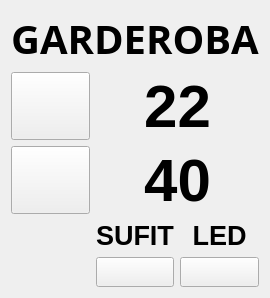
           <widget class="QWidget" name="wardrobe_widget" native="true">
            <property name="sizePolicy">
             <sizepolicy hsizetype="Expanding" vsizetype="Preferred">
              <horstretch>0</horstretch>
              <verstretch>0</verstretch>
             </sizepolicy>
            </property>
            <property name="styleSheet">
             <string notr="true">QWidget#wardrobe_widget {border: 4px ridge rgb(170, 170, 170)}</string>
            </property>
            <layout class="QGridLayout" name="gridLayout_7">
             <item row="0" column="0">
              <layout class="QGridLayout" name="sum_war_layout">
               <item row="4" column="3">
                <widget class="QPushButton" name="sum_war_led">
                 <property name="sizePolicy">
                  <sizepolicy hsizetype="Minimum" vsizetype="Minimum">
                   <horstretch>0</horstretch>
                   <verstretch>0</verstretch>
                  </sizepolicy>
                 </property>
                 <property name="minimumSize">
                  <size>
                   <width>30</width>
                   <height>30</height>
                  </size>
                 </property>
                 <property name="styleSheet">
                  <string notr="true">border-image: url(:/bitmaps/led_off.svg)</string>
                 </property>
                 <property name="text">
                  <string/>
                 </property>
                </widget>
               </item>
               <item row="1" column="2" colspan="2">
                <widget class="QLabel" name="sum_war_temp">
                 <property name="sizePolicy">
                  <sizepolicy hsizetype="Preferred" vsizetype="Minimum">
                   <horstretch>0</horstretch>
                   <verstretch>0</verstretch>
                  </sizepolicy>
                 </property>
                 <property name="font">
                  <font>
                   <family>Ubuntu</family>
                   <pointsize>45</pointsize>
                   <weight>75</weight>
                   <bold>true</bold>
                  </font>
                 </property>
                 <property name="text">
                  <string>22</string>
                 </property>
                 <property name="alignment">
                  <set>Qt::AlignCenter</set>
                 </property>
                </widget>
               </item>
               <item row="2" column="2" colspan="2">
                <widget class="QLabel" name="sum_war_hum">
                 <property name="sizePolicy">
                  <sizepolicy hsizetype="Preferred" vsizetype="Minimum">
                   <horstretch>0</horstretch>
                   <verstretch>0</verstretch>
                  </sizepolicy>
                 </property>
                 <property name="font">
                  <font>
                   <family>Ubuntu</family>
                   <pointsize>45</pointsize>
                   <weight>75</weight>
                   <bold>true</bold>
                  </font>
                 </property>
                 <property name="text">
                  <string>40</string>
                 </property>
                 <property name="alignment">
                  <set>Qt::AlignCenter</set>
                 </property>
                </widget>
               </item>
               <item row="4" column="2">
                <widget class="QPushButton" name="sum_war_light">
                 <property name="sizePolicy">
                  <sizepolicy hsizetype="Minimum" vsizetype="Minimum">
                   <horstretch>0</horstretch>
                   <verstretch>0</verstretch>
                  </sizepolicy>
                 </property>
                 <property name="minimumSize">
                  <size>
                   <width>30</width>
                   <height>30</height>
                  </size>
                 </property>
                 <property name="styleSheet">
                  <string notr="true">border-image: url(:/bitmaps/bulb_off.svg)</string>
                 </property>
                 <property name="text">
                  <string/>
                 </property>
                </widget>
               </item>
               <item row="0" column="1" colspan="3">
                <widget class="QLabel" name="wardrobe_label">
                 <property name="sizePolicy">
                  <sizepolicy hsizetype="Preferred" vsizetype="Maximum">
                   <horstretch>0</horstretch>
                   <verstretch>0</verstretch>
                  </sizepolicy>
                 </property>
                 <property name="font">
                  <font>
                   <family>Ink Free</family>
                   <pointsize>30</pointsize>
                   <weight>75</weight>
                   <bold>true</bold>
                  </font>
                 </property>
                 <property name="text">
                  <string>GARDEROBA</string>
                 </property>
                 <property name="alignment">
                  <set>Qt::AlignCenter</set>
                 </property>
                </widget>
               </item>
               <item row="1" column="1">
                <widget class="QPushButton" name="sum_war_temp_icon">
                 <property name="sizePolicy">
                  <sizepolicy hsizetype="Minimum" vsizetype="Minimum">
                   <horstretch>0</horstretch>
                   <verstretch>0</verstretch>
                  </sizepolicy>
                 </property>
                 <property name="minimumSize">
                  <size>
                   <width>30</width>
                   <height>30</height>
                  </size>
                 </property>
                 <property name="styleSheet">
                  <string notr="true">border-image: url(:/bitmaps/thermometer.svg)</string>
                 </property>
                 <property name="text">
                  <string/>
                 </property>
                </widget>
               </item>
               <item row="2" column="1">
                <widget class="QPushButton" name="sum_war_hum_icon">
                 <property name="sizePolicy">
                  <sizepolicy hsizetype="Minimum" vsizetype="Minimum">
                   <horstretch>0</horstretch>
                   <verstretch>0</verstretch>
                  </sizepolicy>
                 </property>
                 <property name="minimumSize">
                  <size>
                   <width>30</width>
                   <height>30</height>
                  </size>
                 </property>
                 <property name="styleSheet">
                  <string notr="true">border-image: url(:/bitmaps/humidity.svg)</string>
                 </property>
                 <property name="text">
                  <string/>
                 </property>
                </widget>
               </item>
               <item row="3" column="3">
                <widget class="QLabel" name="label_5">
                 <property name="sizePolicy">
                  <sizepolicy hsizetype="Preferred" vsizetype="Minimum">
                   <horstretch>0</horstretch>
                   <verstretch>0</verstretch>
                  </sizepolicy>
                 </property>
                 <property name="font">
                  <font>
                   <pointsize>20</pointsize>
                   <weight>75</weight>
                   <italic>false</italic>
                   <bold>true</bold>
                   <underline>false</underline>
                  </font>
                 </property>
                 <property name="text">
                  <string>LED</string>
                 </property>
                 <property name="alignment">
                  <set>Qt::AlignCenter</set>
                 </property>
                </widget>
               </item>
               <item row="3" column="2">
                <widget class="QLabel" name="label_4">
                 <property name="sizePolicy">
                  <sizepolicy hsizetype="Preferred" vsizetype="Minimum">
                   <horstretch>0</horstretch>
                   <verstretch>0</verstretch>
                  </sizepolicy>
                 </property>
                 <property name="font">
                  <font>
                   <pointsize>20</pointsize>
                   <weight>75</weight>
                   <italic>false</italic>
                   <bold>true</bold>
                   <underline>false</underline>
                  </font>
                 </property>
                 <property name="text">
                  <string>SUFIT</string>
                 </property>
                 <property name="alignment">
                  <set>Qt::AlignCenter</set>
                 </property>
                </widget>
               </item>
              </layout>
             </item>
            </layout>
           </widget>
